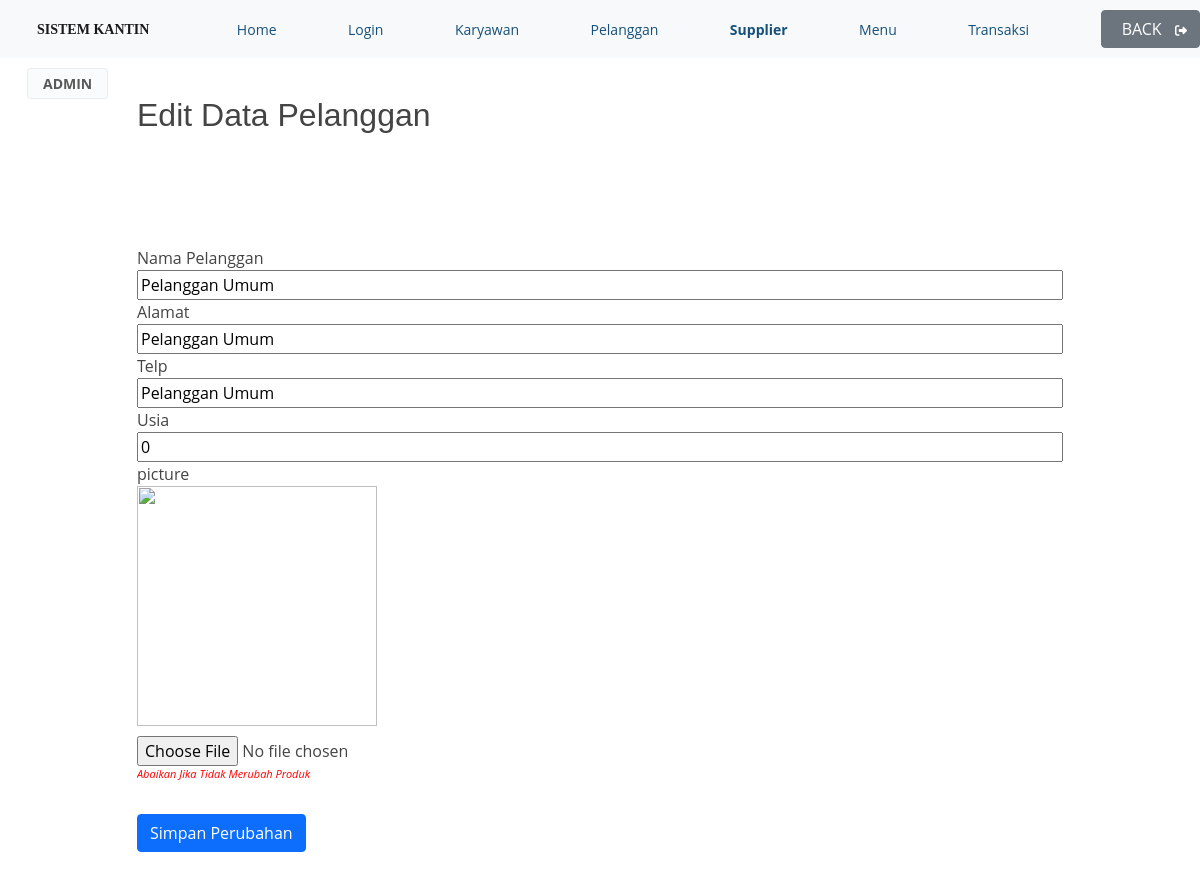
The page /edit/editpelanggan.php?idpelanggan=0 (signed in) on the database its author committed.
### tables this page shows
CREATE TABLE IF NOT EXISTS `tb_pelanggan` (
  `idpelanggan` int(4) NOT NULL AUTO_INCREMENT,
  `namalengkap` varchar(50) NOT NULL,
  `alamat` varchar(100) NOT NULL,
  `telpon` varchar(15) NOT NULL,
  `usia` int(2) NOT NULL,
  `picture` varchar(255) NOT NULL,
  PRIMARY KEY (`idpelanggan`)
);

### edit/editpelanggan.php (the view, shortened to what this page needs)
<?php
include '../koneksi.php';
    if (isset($_GET['idpelanggan'])) {
        $idpelanggan = ($_GET["idpelanggan"]);
        $query = "SELECT * FROM tb_pelanggan WHERE idpelanggan='$idpelanggan'";
        $result = mysqli_query($mysqli, $query);
        $data = mysqli_fetch_assoc($result);
    } else {
        echo "<script>alert('Masukan Data Id.');window.location='../view/viewpelanggan.php';</script>";
    }
?>
<html>
    <head>
    <link href="https://cdn.jsdelivr.net/npm/bootstrap@5.1.0/dist/css/bootstrap.min.css" rel="stylesheet">
    <link rel="stylesheet" type="text/css" href="../style.css">
    <link rel="stylesheet" type="text/css" href="https://cdn.datatables.net/v/dt/dt-1.10.23/datatables.min.css"/>
    <link rel="stylesheet" href="https://cdnjs.cloudflare.com/ajax/libs/font-awesome/4.7.0/css/font-awesome.min.css">
    </head>
<body>
    <nav class="fixed-top">
    <div class="container-fluid topnav navbar navbar-light bg-light" >
    <a class="navbar-brand" href="#"><b>&nbsp;&nbsp;SISTEM KANTIN</b></a>
            <a href="../welcome.php">Home</a>
            <a href="../view/viewlogin.php">Login</a>
            <a href="../view/viewkaryawan.php">Karyawan</a>
            <a href="../view/viewpelanggan.php">Pelanggan</a>
            <a class="topnav2" href="../view/viewsupplier.php">Supplier</a>
            <a href="../view/viewmenu.php">Menu</a>
            <a href="../view/viewtransaksi.php">Transaksi</a>
    <a href="../view/viewpelanggan.php"><button type="button" class="btn btn-secondary">&nbsp;&nbsp;BACK&nbsp;&nbsp;<i class="fas fa-sign-out-alt"></i></button></a>
    </div>
        <table height="50px" width="100%">
            <tr><td width="26px"></td>
                <td align="left">
                <button class="btn btn-sm sus btn-light border" disabled><b>ADMIN</b></button>
            </td><td width="1%"></td>
        </tr>
        </table>
</nav>
    <br>
        <div class="container mt-5">
		<div class="row">
			<div class="col-1">
			</div>
		<div class="col-10 mt-4">
        <h2>Edit Data Pelanggan</h2><br>
        <form method="POST" action="proses_editpelanggan.php" enctype="multipart/form-data" >
        <section class="base">
            <div>
                <label>Nama Pelanggan</label>
                <input type="text" name="namalengkap" value="<?php echo $data['namalengkap']; ?>" autofocus="" required="" />
            </div>
            <div>
                <label>Alamat</label>
                <input type="text" name="alamat" required="" value="<?php echo $data['alamat']; ?>" />
            </div>
            <div>
                <label>Telp</label>
                <input type="text" name="telpon" required="" value="<?php echo $data['telpon']; ?>" />
            </div>
            <div>
                <label>Usia</label>
                <input type="number" name="usia" value="<?php echo $data['usia']; ?>" />
            </div>
            <div>
                <label>picture</label><br/>
                <IMG src="../pict/<?php echo $data['picture']; ?>" style="width: 240px;float: left; margin-bottom: 10px;">
                <input type="file" name="picture" />
                <i style="float: left;font-size: 11px;color: red">Abaikan Jika Tidak Merubah Produk</i>
            </div>
            <div>
                <br/><br/>
                <button type="submit" class="btn btn-primary">Simpan Perubahan</button>
            </div>
        </section>
        </form>
    </body>
</html>

### assets/css/style.css (style rules this page uses)
body { font-family: "Open Sans", sans-serif; color: #444444; }
a { color: #2487ce; text-decoration: none; }
h1, h2, h3, h4, h5, h6 { font-family: "Raleway", sans-serif; }
.navbar { padding: 0; }
.navbar a, .navbar a:focus { display: flex; align-items: center; justify-content: space-between; padding: 10px 0 10px 30px; font-size: 14px; color: #16507b; white-space: nowrap; transition: 0.3s; }
section { padding: 80px 0; overflow: hidden; }

### edit/editpelanggan.php (style rules this page uses)
a { text-decoration:none; }
.topnav { background-color: #333; overflow: hidden; }
.topnav2 { font-weight: bold; color: black; }
.btn-sm { width: 100%; }
.navbar-brand { font-family:"agency FB"; font-size: 24px; }
input { width: 100%; height: 30px; }
h2 { font-weight: 500; }
.btn-sm.sus { width: 7%; }
.btn-light.border { border: 24px; }

### rows shown on the page
tb_pelanggan: namalengkap "Pelanggan Umum", alamat "Pelanggan Umum", telpon "Pelanggan Umum", usia "0"
